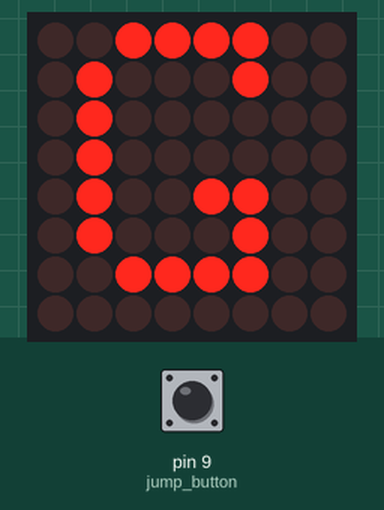
The sketch below on a simulated Arduino Uno, built with avr-gcc and run on an emulated ATmega328P. On the bench: 8×8 LED matrix. The test bench sets the inputs (shaded band); at power-on: pin 9 (jump_button) LOW. Random numbers use the default seed unless the sketch sets one.

Above: at 1.2 s.
1.3 s: pin 9 (jump_button) pulled HIGH for 3.2 s
At 2.15 s:
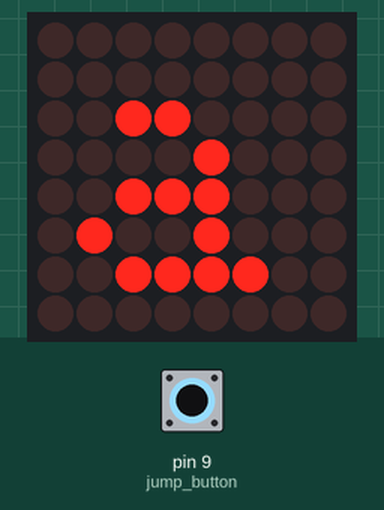
At 8.4 s:
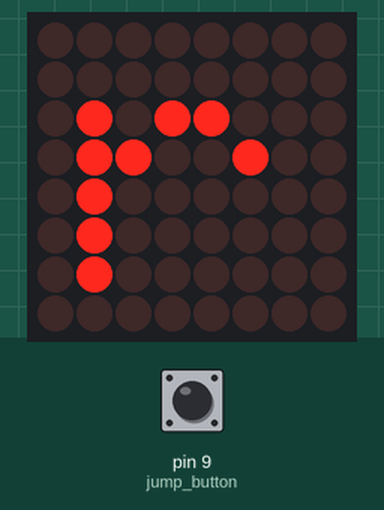
Timing chart, 0 to 9.9 s (numbered marks = the images above; inputs shaded):
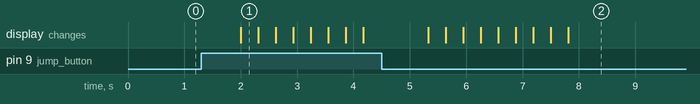

The sketch:

one_button_runner.ino
```cpp
#include "LedControlMS.h"
LedControl lc = LedControl(12,11,10,1);
//GLOBAL VARIABLES
int player_pos_y= 0;
int player_pos_x = 1;
bool runner = true;
int enemy_1_y = 1;
int enemy_1_x = 7;
int enemy_2_y = 0;
int enemy_2_x = 12;
int jump_button = 9;
int counter = 1;
int game_speed = 90;
void setup() {
  lc.shutdown(0,false);
  //brightness at medium
  lc.setIntensity(0,8);
  //clear the display
  lc.clearDisplay(0);
  pinMode(jump_button,INPUT);
}
//setled variables (idk,x,y,true);

void loop() {
  counter = 0;
   while(runner){
  // put your main code here, to run repeatedly:
  lc.setLed(0,player_pos_x,player_pos_y,true);

  //PLAYER MOVEMENT
  //IF BUTTON IS PRESSED
  if (digitalRead(jump_button) == HIGH){
    lc.setLed(0,player_pos_x,player_pos_y,false);
    player_pos_y =1;
    lc.setLed(0,player_pos_x,player_pos_y,true);
  }
  else{
  lc.setLed(0,player_pos_x,player_pos_y,false);
  player_pos_y = 0;
  lc.setLed(0,player_pos_x,player_pos_y,true);
  }

  //ENEMY MOVEMENT
  if (counter % game_speed == 0){
    lc.setLed(0,enemy_1_x,enemy_1_y,false);
    enemy_1_x -= 1;
    if (enemy_1_x == -1){
      enemy_1_y = rand()%2;
      enemy_1_x = 10+rand()%(20-10+1);
    }
    lc.setLed(0,enemy_1_x,enemy_1_y,true);
  }
/*
  if (counter % 70 == 0){
    lc.setLed(0,enemy_2_x,enemy_2_y,false);
    enemy_2_x -= 1;
    if (enemy_2_x == -1){
      enemy_2_x =  + rand()% (22-15+1);
    }
    lc.setLed(0,enemy_2_x,enemy_2_y,true);
  }
  */

  //COLLISION
  if (enemy_1_x == player_pos_x && enemy_1_y == player_pos_y){
  game_over();
  runner = false;
  }
  /*
  if (enemy_2_x == player_pos_x && enemy_2_y == player_pos_y){
  game_over();
  runner = false;
  }
  */

  counter ++;
  //GAME SPEED CHANGES
  if (counter % 4000 == 0){
  if (game_speed > 50){
    game_speed -=10;
  }
    else{
      game_speed = 50;
    }
  }

  //end of while loop
  }

  //outside main game while loop
   if (digitalRead(jump_button) == HIGH){
    runner = true;
   }
}

void game_over(){
  lc.writeString(0,"Game over");
}

//add enemis that you have to jump and stay still for
//make it so it gets faster when time goes past
```
